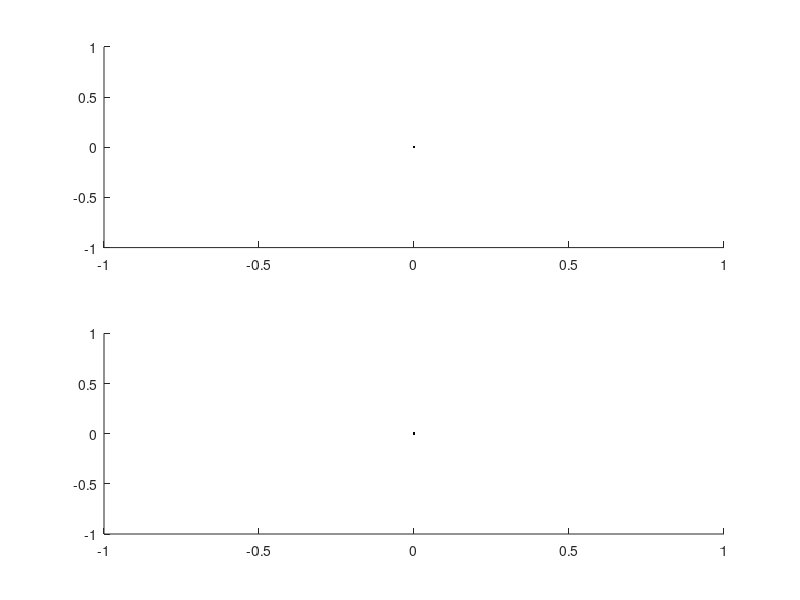

Write MATLAB code to recreate this figure. (Note: this script raises an error after producing the figure.)
%% Timer_ScheduledTask_Myo.m

% clean up
if exist('mm','var')  && isa(mm,'MyoMex'), delete(mm);  end
if exist('tmr','var') && isa(tmr,'timer'), delete(tmr); end
clear all; close all; clc;

% initialize some parameters
RATE = 10; % Hz 
PERIOD = 1/RATE; % s


%% Init figure with two axes and plot objects for each scalar variable we 
% desire to plot. Notice that handles to plot graphics objects we wish 
% to update are stored in the params structure
figure;
hAxesQuat = subplot(2,1,1,'nextplot','add'); % axes for quaternion data
params.hAxesQuat = hAxesQuat;
params.hPlotQuat(1,1) = plot(hAxesQuat,0,0,'r');
params.hPlotQuat(1,2) = plot(hAxesQuat,0,0,'g');
params.hPlotQuat(1,3) = plot(hAxesQuat,0,0,'b');
params.hPlotQuat(1,4) = plot(hAxesQuat,0,0,'k');
hAxesEMG = subplot(2,1,2,'nextplot','add'); % axes for emg
params.hAxesEMG = hAxesEMG;
params.hPlotEMG(1,1) = plot(hAxesEMG,0,0,'r');
params.hPlotEMG(1,2) = plot(hAxesEMG,0,0,'g');
params.hPlotEMG(1,3) = plot(hAxesEMG,0,0,'b');
params.hPlotEMG(1,4) = plot(hAxesEMG,0,0,'k');
params.hPlotEMG(1,5) = plot(hAxesEMG,0,0,':r');
params.hPlotEMG(1,6) = plot(hAxesEMG,0,0,':g');
params.hPlotEMG(1,7) = plot(hAxesEMG,0,0,':b');
params.hPlotEMG(1,8) = plot(hAxesEMG,0,0,':k');


%% Configure plot updates by passing more params

params.duration = 5; % s - plot the most recent X seconds of data
mm = MyoMex(); % pass MyoMex in params
params.myMyoMex = mm;


%% Create a timer object

tmr = timer(...
  'tag','timer_Timer_ScheduledTask',...
  'executionmode','fixedrate',...
  'period',PERIOD,...
  'timerfcn',@(src,evt)myTimerFcn(src,evt,params));


%% Start timer

start(tmr);


%% Stop timer

stop(tmr);


%% Clean up timer
% When you're done using the timer, make sure to delete it! You can use the
% function timerfindall() to find orphaned timer objects if you
% accidentally cleared the timer without deleting it.

delete(tmr);
delete(mm);
clear mm tmr
close all

